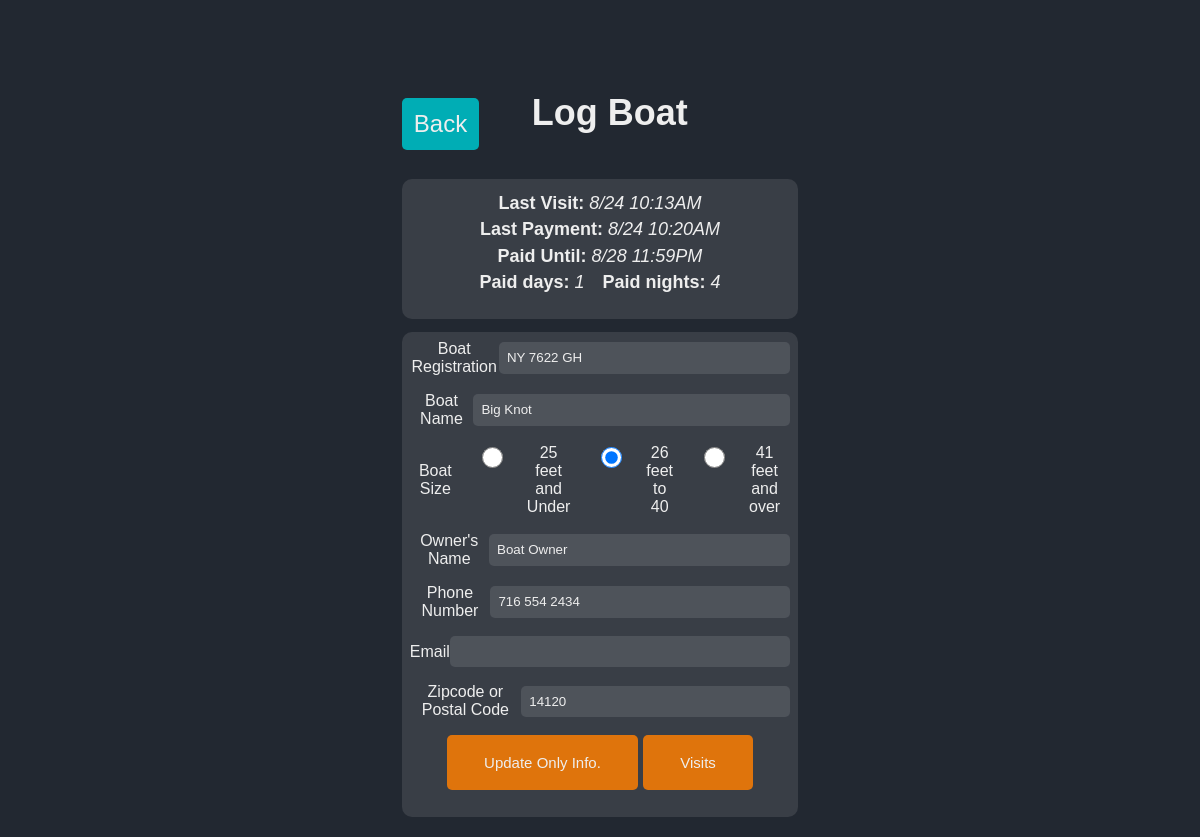
The page /log-boat?boat_reg=NY+7622+GH&boat_name=Big+Knot&phone_number=716+554+2434&id=1 (signed in) on the database its author committed.
### website/models.py (models this page shows)
class Visit(db.Model):
    id = db.Column(db.Integer, primary_key=True)
    logged_by = db.Column(db.Integer, db.ForeignKey('user.id'))
    payment_by = db.Column(db.Integer, db.ForeignKey('user.id'))
    logged_by_user = db.relationship('User', foreign_keys=[logged_by], back_populates='logged_visits')
    payment_by_user = db.relationship('User', foreign_keys=[payment_by], back_populates='paid_visits')
    date_in = db.Column(db.String(150))
    date_paid = db.Column(db.String(150))
    paid_amount = db.Column(db.Float)
    paid_days = db.Column(db.Integer)
    paid_nights = db.Column(db.Integer)
    paid_enw = db.Column(db.Boolean)
    paid_with = db.Column(db.String(150))
    unpaid_days = db.Column(db.Integer)
    unpaid_nights = db.Column(db.Integer)
    total = db.Column(db.Float)
    unpaid_total = db.Column(db.Float)
    boat_id = db.Column(db.Integer, db.ForeignKey('boat.id'))

class Boat(db.Model):
    id = db.Column(db.Integer, primary_key=True)
    boat_reg = db.Column(db.String(150), unique=True)
    sanitized_boat_reg = db.Column(db.String(150), unique=True)
    boat_name = db.Column(db.String(150))
    sanitized_boat_name = db.Column(db.String(150))
    phone_number = db.Column(db.String(150))
    sanitized_phone_number = db.Column(db.String(150))
    owner_name = db.Column(db.String(150))
    sanitized_owner_name = db.Column(db.String(150))
    boat_size = db.Column(db.Integer)
    email = db.Column(db.String(150))
    zipcode = db.Column(db.String(150))
    visits = db.relationship('Visit', backref='boat')
    current_boats_id = db.Column(db.Integer, db.ForeignKey('current_boats.id'))
    total_paid_days = db.Column(db.Integer)
    total_paid_nights = db.Column(db.Integer)
    total_unpaid_days = db.Column(db.Integer)
    total_unpaid_nights = db.Column(db.Integer)
    paid_until = db.Column(db.String(150))
    latest_date_in = db.Column(db.String(150))

### website/views.py (the view)
@views.route('/log-boat', methods=['GET', 'POST'])
@login_required
def log_boat():
    form = BoatLogForm()
    sorted_visits = None
    if form.validate_on_submit():
        if request.method == "POST":
            button_pressed = request.form.get('submit-button')
            print("Button pressed is: " + str(button_pressed))
            if button_pressed == 'log':
                return addBoatToDB('log-boat.html', form)
            elif button_pressed == 'update':
                currentboatID = request.args.get('id', '')
                result = getBoatById(currentboatID)
                updateBoatInfo(form, result)
                flash('Succesfully updated boater information', category='success')
                return redirect(url_for('views.search'))
            elif button_pressed == 'visits':
                currentboatID = request.args.get('id', '')
                boat = getBoatById(currentboatID)
                return redirect(url_for('views.visits', id=currentboatID, boat=boat))
    else:
        print(form.errors)
    if request.method == "GET":
        form.boat_reg.data = boat_reg = request.args.get('boat_reg', '')
        form.boat_name.data = request.args.get('boat_name', '')
        form.phone_number.data = request.args.get('phone_number', '')
        result = getBoatInDB(form)
        print(result)
        if result:
           form.boat_reg.data = result.boat_reg
           form.boat_name.data = result.boat_name
           form.phone_number.data = result.phone_number
           form.boat_size.data = result.boat_size
           form.owner_name.data = result.owner_name
           form.email.data = result.email
           form.zipcode.data = result.zipcode
           if result.visits:
               sorted_visits = sorted(result.visits, key=sort_key, reverse=True)
    return render_template("log-boat.html", form=form, boat=result, visits=sorted_visits)

### website/forms.py
class BoatLogForm(FlaskForm):
    boat_reg = StringField('Boat Registration')
    boat_name = StringField('Boat Name')
    boat_size = RadioField('Boat Size', choices=[('0-25','25 feet and Under'), ('26-40', '26 feet to 40'), ('41-Over', '41 feet and over') ] , validators=[DataRequired()])
    owner_name = StringField('Owner\'s Name')
    phone_number = StringField('Phone Number')
    email = StringField('Email')
    zipcode = StringField('Zipcode or Postal Code')
    submit = SubmitField('Submit')

### website/functions.py (called while the page is built)
def sort_key(visit):
    if visit.date_in is None:
        return datetime.min
    return datetime.strptime(visit.date_in, '%Y-%m-%d %H:%M:%S.%f+00:00')

def sanitize(string):
    return re.sub(r'\W+', '', string).lower()

def getBoatInDB(form):
    sanitized_boat_reg = sanitize(form.boat_reg.data)
    sanitized_boat_name = sanitize(form.boat_name.data)
    sanitized_phone_number = sanitize(form.phone_number.data)
    conditions = []
    results = []
    resultsToday = []
    if sanitized_boat_reg:
        conditions.append(Boat.sanitized_boat_reg.contains(sanitized_boat_reg))
    if sanitized_boat_name:
        conditions.append(Boat.sanitized_boat_name.contains(sanitized_boat_name))
    if sanitized_phone_number:
        conditions.append(Boat.sanitized_phone_number.contains(sanitized_phone_number))
    if conditions:
        results = Boat.query.filter(*conditions).all()
    if len(results) > 1:
        flash('Error more than version of this boat found in Database', category='error')
        return -1
    elif len(results) == 1:
        return results[0]
    else:
        return []

### website/templates/log-boat.html (shortened to what this page needs)
{% extends "base.html" %}
{%block styles%}static/form-styles.css{%endblock%}
{% block content%}
<div class="title-log-boat">
    <a href="{{ url_for('views.search') }}"id="home-btn">Back</a>
    <h1>Log Boat</h1>
</div>
{% if not visits == None %}
<div class="visit-info-container {% if not boat.total_unpaid_nights == None and boat.total_unpaid_nights > 0 %}red-tint{%elif not boat.total_unpaid_days == None and boat.total_unpaid_days > 0%} yellow-tint {% endif %}"">
    <div class="visit-info-item last-visit"><h3><span><b>Last Visit:</b> </span><em>{{visits[0].date_in | utc_to_est_short}}</em></h3></div>
    {% if not visits[0].date_paid == None %}
    <div class="visit-info-item last-payment"><h3><span><b>Last Payment:</b> </span><em>{{visits[0].date_paid | utc_to_est_short}}</em></h3></div>
    <div class="visit-info-item last-payment"><h3><span><b>Paid Until:</b> </span><em>{{boat.paid_until | utc_to_est_short}}</em></h3></div>
    <div class="paid-times">
        <div class="visit-info-item"><h3><span><b>Paid days:</b> </span><em>{{visits[0].paid_days }}</em></h3></div>
        <div class="visit-info-item"><h3><span><b>Paid nights:</b> </span><em>{{visits[0].paid_nights}}</em></h3></div>
    </div>
    {%endif%}
</div>
{%endif%}
<div class="info-container">
    <form method="POST">
        <div class="form-group">
            {{ form.boat_reg.label }}
            {{ form.boat_reg(class="form-control") }}
        </div>
        <div class="form-group">
            {{ form.boat_name.label }}
            {{ form.boat_name(class="form-control") }}
        </div>
        <div class="form-group">
            {{ form.boat_size.label }}
        <div>
            {% for subfield in form.boat_size %}
                {{ subfield(class="form-check-input") }} {{ subfield.label(class="form-check-label") }}
            {% endfor %}
        </div>
        </div>
        <div class="form-group">
            {{ form.owner_name.label }}
            {{ form.owner_name(class="form-control") }}
        </div>
        <div class="form-group">
            {{ form.phone_number.label }}
            {{ form.phone_number(class="form-control") }}
        </div>
        <div class="form-group">
            {{ form.email.label }}
            {{ form.email(class="form-control") }}
        </div>
        <div class="form-group">
            {{ form.zipcode.label }}
            {{ form.zipcode(class="form-control") }}
        </div>
        {% if boat == None or not boat.current_boats_id %}
            <button type="submit" class="btn btn-primary" id="login-btn" name="submit-button" value="log">Log Boat</button>
        {% else %}
            <button type="submit" class="btn btn-primary" id="update-btn" name="submit-button" value="update">Update Only Info.</button>
        {% endif %}
        <button type="submit" class="btn btn-primary" id="update-btn" name="submit-button" value="visits">Visits</button>
    </form>
</div>
{%endblock%}

### website/static/form-styles.css (style rules this page uses)
body { background-color: #222831; font-family: 'Arial', sans-serif; margin: 0; display: flex; justify-content: center; align-items: center; height: 100vh; }
h1 { font-size: 2.25em; color: #eeeeee; margin-bottom: 1.25em; }
.form-group { margin-bottom: 1em; display: flex; justify-content: center; align-items: center; }
.form-group label { display: block; color: #eeeeee; }
.form-group div { display: flex; justify-content: space-between; }
.form-check-input, .form-check-label { display: inline-block; margin-right: 0.625em; }
.form-check-input { width: auto; height: auto; }
input[type='radio'] { width: 1.5625em; height: 1.5625em; }
.form-group input { width: 100%; padding: 0.625em; border: none; border-radius: 5px; }
.form-control { background-color: #393e46; color: #eeeeee; }
.form-control::placeholder { color: #adb5bd; }
.btn-primary, #update-btn { font-size: 1.5em; background-color: #00adb5; margin: auto; color: #eeeeee; padding: 1.25em 2.5em; border: none; cursor: pointer; transition: background-color 0.3s ease, transform 0.3s ease; border-radius: 5px; margin-bottom: 1.25em; }
#update-btn { font-size: 0.9375em; background-color: #DF740C; }
#home-btn { font-size: 1.125em; background-color: #00adb5; color: #eeeeee; padding: 0.625em 0.9375em; border: none; cursor: pointer; text-decoration: none; transition: background-color 0.3s ease, transform 0.3s ease; border-radius: 5px; display: inline-block; margin-right: 0.3125em; }

### website/templates/log-boat.html (style rules this page uses)
.info-container { background-color: #393e46; border-radius: 10px; padding: 0.5em; }
.form-control { background-color: #4E535A; }
.title-log-boat { display: flex; align-items: center; }
.title-log-boat h1 { padding-left: 1.25em; }
#home-btn { font-size: 1.5em; padding: 0.5em; }
.visit-info-container { background-color: #393e46; border-radius: 10px; padding: 0.5em; margin-bottom: 0.8em; }
.visit-info-item h3, h2 { font-size: 1.125em; color: #eeeeee; font-weight: normal; margin-top: 0.3em; }
.paid-times { display:inline-flex; justify-content: center; padding: 0; margin: 0; }
.paid-times h3 { padding-left: 0.5em; padding-right: 0.5em; }
.unpaid-total h3, .last-payment h3 , .last-visit h3 { margin-bottom: 0; }

### rows shown on the page
Visit: date_in "8/24 10:13AM", date_paid "8/24 10:20AM", paid_days "1", paid_nights "4"
Boat: paid_until|utc_to_est_short "8/28 11:59PM", boat_reg "NY 7622 GH", boat_name "Big Knot", owner_name "Boat Owner", phone_number "716 554 2434", zipcode "14120"

### other values the page prints
{{ subfield.label(class="form-check-label") }} "25 feet and Under" "26 feet to 40" "41 feet and over"
